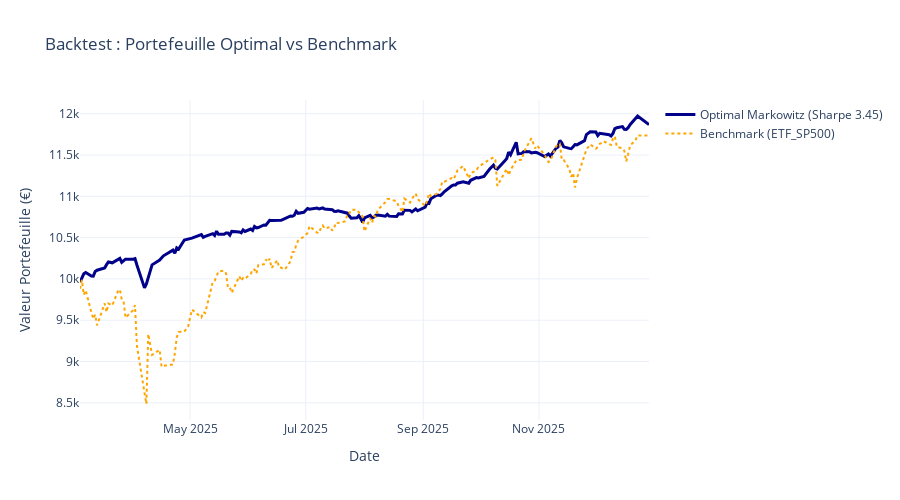

Notebook code cell kept with this figure:
### Markdown cell above
Let's compare our portfolio's performance with that of the S&P500

### Code cell
# 1. Rendements portefeuille optimal (période totale)
rendements_opt = (log_returns[top_actifs] * poids_optimaux).sum(axis=1)
equity_opt = (1 + rendements_opt).cumprod() * 10000  # 10k€ départ

# 2. Benchmark SPY
spy_col = 'ETF_SP500' if 'ETF_SP500' in log_returns else 'SPY'
if spy_col in log_returns.columns:
    equity_spy = (1 + log_returns[spy_col]).cumprod() * 10000


# 3. Métriques
total_ret_opt = equity_opt.iloc[-1] / 10000 - 1
vol_opt = rendements_opt.std() * np.sqrt(252)
sharpe_final = (rendements_opt.mean() * 252 - 0.02) / vol_opt

print(f"BACKTEST {log_returns.index[0].date()} → {log_returns.index[-1].date()}")
print(f"Optimal: +{total_ret_opt:.1%} | Vol {vol_opt:.1%} | Sharpe {sharpe_final:.2f}")
print(f"{'SPY' if spy_col != 'ETFSP500' else 'ETFSP500'}: +{(equity_spy.iloc[-1]/10000-1):.1%}")

# 4. VIZ Equity Curves
fig = go.Figure()

fig.add_trace(go.Scatter(
    x=log_returns.index, y=equity_opt,
    line=dict(color='darkblue', width=3),
    name=f"Optimal Markowitz (Sharpe {sharpe_final:.2f})"
))

fig.add_trace(go.Scatter(
    x=log_returns.index, y=equity_spy,
    line=dict(color='orange', width=2, dash='dot'),
    name=f"Benchmark ({spy_col})"
))

fig.update_layout(
    title="Backtest : Portefeuille Optimal vs Benchmark",
    xaxis_title="Date", yaxis_title="Valeur Portefeuille (€)",
    height=500, showlegend=True,
    template='plotly_white'
)
fig.show()

### Figure 1 — Plotly figure (JSON) as saved in the notebook; plotly's stock layout.template omitted (floating-point values rounded to 4 significant figures; data arrays with more than 128 entries replaced by an {"elided": "..."} marker saying what was removed)
{"data": [{"line": {"color": "darkblue", "width": 3}, "name": "Optimal Markowitz (Sharpe 3.45)", "type": "scatter", "x": {"elided": "179 str values"}, "y": {"elided": "179 float values"}}, {"line": {"color": "orange", "dash": "dot", "width": 2}, "name": "Benchmark (ETF_SP500)", "type": "scatter", "x": {"elided": "179 str values"}, "y": {"elided": "179 float values"}}], "layout": {"height": 500, "showlegend": true, "title": {"text": "Backtest : Portefeuille Optimal vs Benchmark"}, "xaxis": {"title": {"text": "Date"}}, "yaxis": {"title": {"text": "Valeur Portefeuille (€)"}}}}
